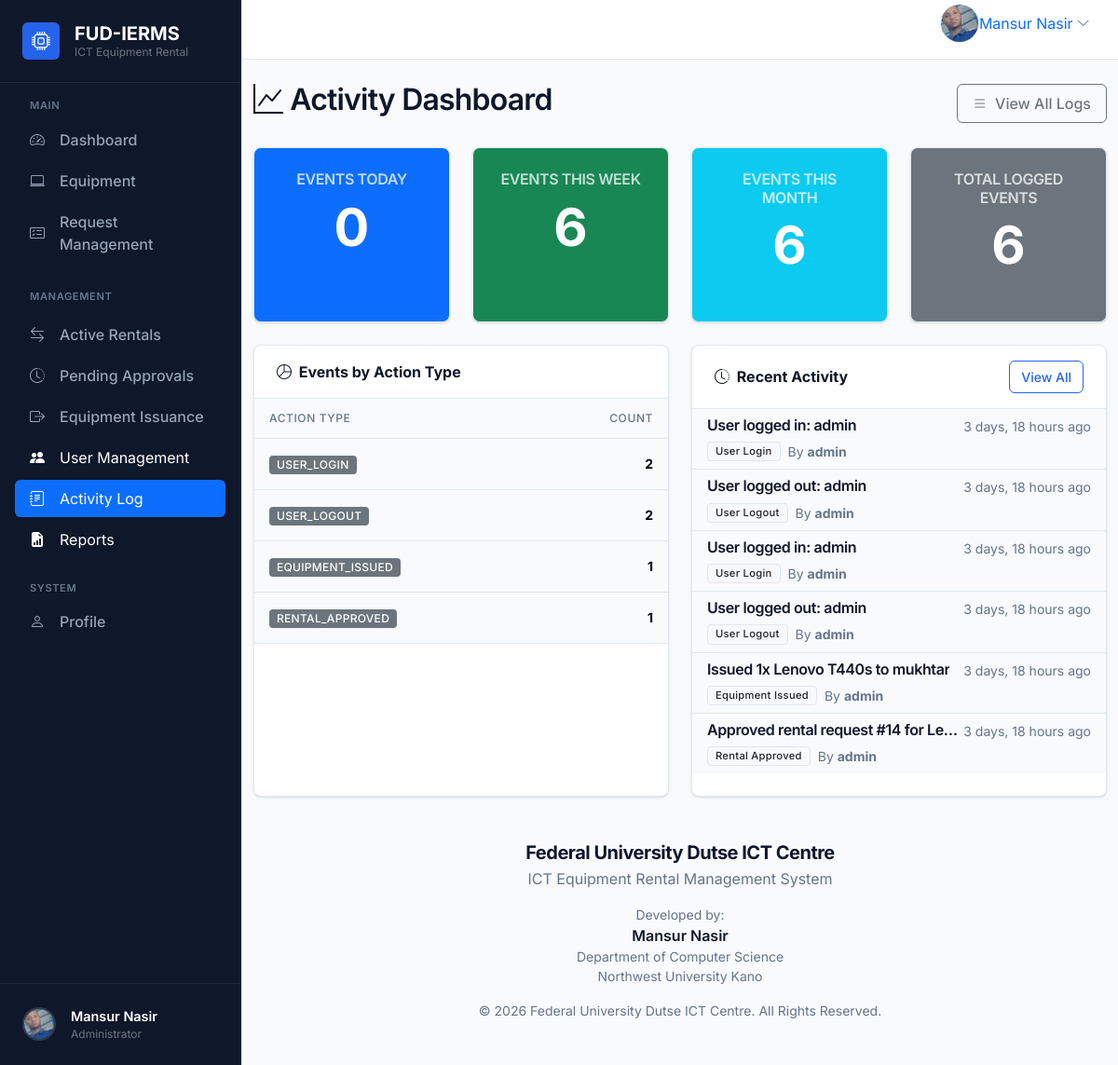
The page /activity/dashboard/ (signed in) on the database as committed earlier.
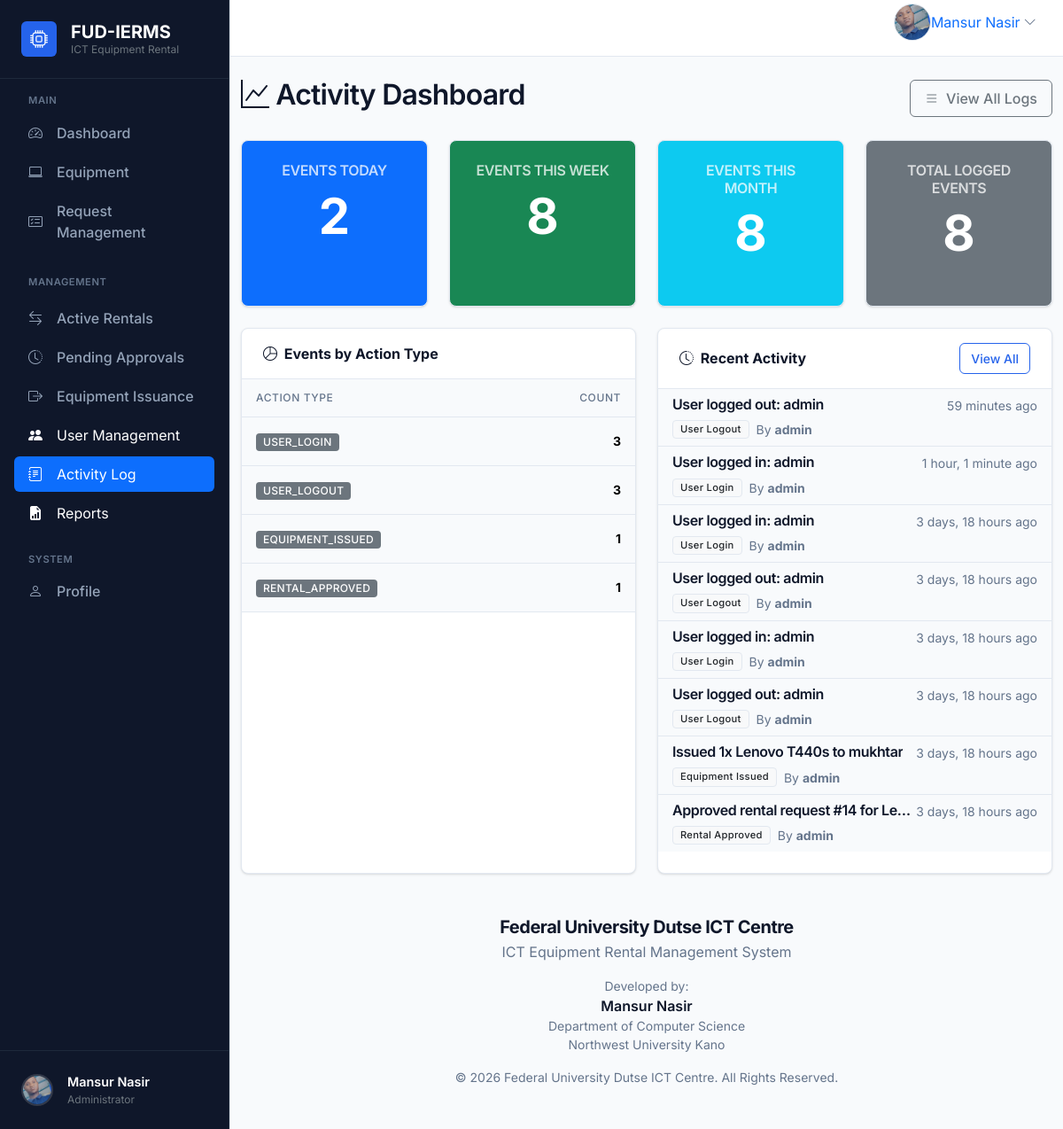
The same page on the database as committed later.
### activitylog/models.py (models this page shows, shortened)
class ActivityLog(models.Model):
    class ActionType(models.TextChoices):
        USER_REGISTERED     = "USER_REGISTERED",     "User Registered"
        USER_LOGIN          = "USER_LOGIN",          "User Login"
        USER_LOGOUT         = "USER_LOGOUT",         "User Logout"
        EQUIPMENT_ADDED     = "EQUIPMENT_ADDED",     "Equipment Added"
        EQUIPMENT_UPDATED   = "EQUIPMENT_UPDATED",   "Equipment Updated"
        EQUIPMENT_DELETED   = "EQUIPMENT_DELETED",   "Equipment Deleted"
        RENTAL_REQUEST_CREATED = "RENTAL_REQUEST_CREATED", "Rental Request Created"
        RENTAL_APPROVED     = "RENTAL_APPROVED",     "Rental Approved"
        RENTAL_REJECTED     = "RENTAL_REJECTED",     "Rental Rejected"
        EQUIPMENT_ISSUED    = "EQUIPMENT_ISSUED",    "Equipment Issued"
        EQUIPMENT_RETURNED  = "EQUIPMENT_RETURNED",  "Equipment Returned"
        USER_UPDATED        = "USER_UPDATED",        "User Updated"
        USER_SUSPENDED      = "USER_SUSPENDED",      "User Suspended"
        USER_ACTIVATED      = "USER_ACTIVATED",      "User Activated"
        REPORT_GENERATED    = "REPORT_GENERATED",    "Report Generated"
    user = models.ForeignKey(
        settings.AUTH_USER_MODEL,
        on_delete=models.SET_NULL,
        null=True, blank=True,
        related_name="activity_logs",
        help_text="The user who performed the action.",
    )
    action = models.CharField(max_length=50, choices=ActionType.choices, db_index=True)
    description = models.TextField(help_text="Human-readable description of what happened.")
    target_model = models.CharField(max_length=100, blank=True, help_text="e.g. 'Equipment', 'User', 'RentalRequest'")
    target_id = models.PositiveIntegerField(null=True, blank=True, help_text="PK of the affected object.")
    ip_address = models.GenericIPAddressField(null=True, blank=True)
    created_at = models.DateTimeField(auto_now_add=True, db_index=True)
    class Meta:
        ordering = ["-created_at"]
        indexes = [
            models.Index(fields=["action"]),
            models.Index(fields=["-created_at"]),
            models.Index(fields=["user", "-created_at"]),
        ]

### accounts/models.py (models this page shows, shortened)
class User(AbstractUser):
    objects = CustomUserManager()
    class Role(models.TextChoices):
        ADMIN = "ADMIN", "Admin"
        STUDENT = "STUDENT", "Student"
        STAFF = "STAFF", "Staff"
    role = models.CharField(
        max_length=20,
        choices=Role.choices,
        default=Role.STUDENT,
        db_index=True,
    )
    phone = models.CharField(max_length=20, blank=True, db_index=True)
    faculty = models.CharField(max_length=255, blank=True)
    department = models.CharField(max_length=255, blank=True)
    profile_image = models.ImageField(
        upload_to="profile_images/",
        blank=True,
        null=True,
    )
    created_at = models.DateTimeField(auto_now_add=True)
    updated_at = models.DateTimeField(auto_now=True)
    class Meta:
        verbose_name = "User"
        verbose_name_plural = "Users"
        ordering = ["-created_at"]
        indexes = [
            models.Index(fields=["role"]),
        ]

### activitylog/views.py (the view)
# urls.py: path("dashboard/", views.ActivityLogDashboardView.as_view(), name="log_dashboard"),
class ActivityLogDashboardView(AdminRequiredMixin, TemplateView):
    template_name = "activitylog/log_dashboard.html"
    def get_context_data(self, **kwargs):
        context = super().get_context_data(**kwargs)
        context.update(get_activity_dashboard_stats())
        return context

### accounts/context_processors.py (called while the page is built)
def branding(request: Any) -> dict[str, str]:
    return {
        "system_name": getattr(settings, "SYSTEM_NAME", "ICT Equipment Rental Management System"),
        "short_system_name": getattr(settings, "SHORT_SYSTEM_NAME", "FUD EquipTrack"),
        "organization_name": getattr(settings, "ORGANIZATION_NAME", "Federal University Dutse ICT Centre"),
        "system_description": getattr(
            settings,
            "SYSTEM_DESCRIPTION",
            "A secure platform for requesting, issuing, tracking, and managing ICT equipment.",
        ),
        "copyright_text": getattr(
            settings,
            "COPYRIGHT_TEXT",
            "© 2026 Federal University Dutse ICT Centre",
        ),
    }

### accounts/mixins.py (called while the page is built)
    def dispatch(self, request, *args, **kwargs):
        if not request.user.is_authenticated or request.user.role != User.Role.ADMIN:
            return self.handle_no_permission()
        return super().dispatch(request, *args, **kwargs)

### templates/activitylog/log_dashboard.html (shortened to what the changed rows need)
{% extends "base.html" %}
{% block content %}
<div class="d-flex justify-content-between align-items-center mb-4">
    <h2><i class="bi bi-graph-up me-2"></i>Activity Dashboard</h2>
</div>
<div class="row mb-4">
    <div class="col-md-3">
        <div class="card text-bg-primary text-center shadow-sm h-100">
            <div class="card-body">
                <h6 class="card-title text-uppercase opacity-75">Events Today</h6>
                <p class="display-4 mb-0 fw-bold">{{ events_today }}</p>
            </div>
        </div>
    </div>
    <div class="col-md-3">
        <div class="card text-bg-success text-center shadow-sm h-100">
            <div class="card-body">
                <h6 class="card-title text-uppercase opacity-75">Events This Week</h6>
                <p class="display-4 mb-0 fw-bold">{{ events_this_week }}</p>
            </div>
        </div>
    </div>
    <div class="col-md-3">
        <div class="card text-bg-info text-white text-center shadow-sm h-100">
            <div class="card-body">
                <h6 class="card-title text-uppercase opacity-75">Events This Month</h6>
                <p class="display-4 mb-0 fw-bold">{{ events_this_month }}</p>
            </div>
        </div>
    </div>
    <div class="col-md-3">
        <div class="card text-bg-secondary text-center shadow-sm h-100">
            <div class="card-body">
                <h6 class="card-title text-uppercase opacity-75">Total Logged Events</h6>
                <p class="display-4 mb-0 fw-bold">{{ total_events }}</p>
            </div>
        </div>
    </div>
</div>
<div class="row">
    <div class="col-md-6 mb-4">
        <div class="card shadow-sm h-100">
            <div class="card-body p-0">
                <div class="table-responsive">
                    <table class="table table-hover mb-0">
                        <thead class="table-light">
                            <tr>
                                <th class="ps-3">Action Type</th>
                                <th class="text-end pe-3">Count</th>
                            </tr>
                        </thead>
                        <tbody>
                            {% for item in events_by_action %}
                            <tr>
                                <td class="ps-3"><span class="badge bg-secondary">{{ item.action }}</span></td>
                                <td class="text-end pe-3 fw-bold">{{ item.count }}</td>
                            </tr>
                            {% empty %}
                            <tr>
                                <td colspan="2" class="text-center text-muted py-3">No data available</td>
                            </tr>
                            {% endfor %}
                        </tbody>
                    </table>
                </div>
            </div>
        </div>
    </div>
    <div class="col-md-6 mb-4">
        <div class="card shadow-sm h-100">
            <div class="card-body p-0">
                <div class="list-group list-group-flush">
                    {% for log in recent_activity %}
                    <div class="list-group-item">
                        <div class="d-flex w-100 justify-content-between">
                            <h6 class="mb-1 text-truncate" style="max-width: 70%;" title="{{ log.description }}">
                                {{ log.description }}
                            </h6>
                            <small class="text-muted text-nowrap">{{ log.created_at|timesince }} ago</small>
                        </div>
                        <div class="d-flex align-items-center mt-1">
                            <span class="badge bg-light text-dark border me-2" style="font-size: 0.7rem;">{{ log.get_action_display }}</span>
                            <small class="text-muted">
                                By {% if log.user %}<strong>{{ log.user.username }}</strong>{% else %}System{% endif %}
                            </small>
                        </div>
                    </div>
                    {% empty %}
                    <div class="list-group-item text-center text-muted py-4">
                        No recent activity found.
                    </div>
                    {% endfor %}
                </div>
            </div>
        </div>
    </div>
</div>
{% endblock %}

Rows that differ between the two databases and show on the page:
added ActivityLog: description "User logged out: admin", created_at "59 minutes", action "User Logout", user.username "admin"
added ActivityLog: description "User logged in: admin", created_at "1 hour, 1 minute", action "User Login", user.username "admin"
Other text that changed with them:
{{ events_today }}: "0" → "2"
{{ events_this_week }}: "6" → "8"
{{ events_this_month }}: "6" → "8"
{{ total_events }}: "6" → "8"
new list line: "USER_LOGIN 3"
new list line: "USER_LOGOUT 3"
list line gone: "USER_LOGIN 2"
list line gone: "USER_LOGOUT 2"
